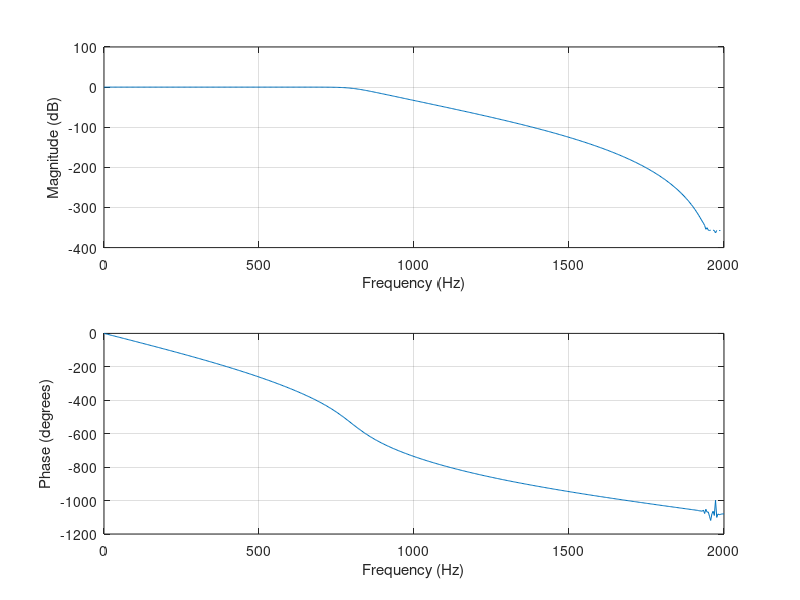

Recreate this plot in MATLAB.
% Define the filter parameters
order = 12;
fc = 800;
fs = 4000;

[b,a] = butter(order,fc/(fs/2),'low');

% Split the filter coefficients into second-order sections
[sos, ~] = tf2sos(b, a);

freqz(b,a,[],fs)


%%
%script for putting num and denum in a c header
numeratorFilename = 'numerator_coeffs.h';
denominatorFilename = 'denominator_coeffs.h';


% Open the first C file for writing
fid = fopen(numeratorFilename, 'w');

fprintf(fid, 'const double numerator_coeffs[%d][2] = {\n', size(sos, 1));
for i = 1:size(sos, 1)
    fprintf(fid, '    {%.15f, %.15f, %.15f}', sos(i,1) , sos(i, 2), sos(i, 3));
    if i < size(sos, 1)
        fprintf(fid, ',\n');
    else
        fprintf(fid, '\n');
    end
end
fprintf(fid, '};\n');

fclose(fid);

fid = fopen(denominatorFilename, 'w');

fprintf(fid, 'const double denominator_coeffs[%d][3] = {\n', size(sos, 1));
for i = 1:size(sos, 1)
    fprintf(fid, '    {%.15f, %.15f}', sos(i, 5), sos(i, 6));
    if i < size(sos, 1)
        fprintf(fid, ',\n');
    else
        fprintf(fid, '\n');
    end
end
fprintf(fid, '};\n');


fclose(fid);
